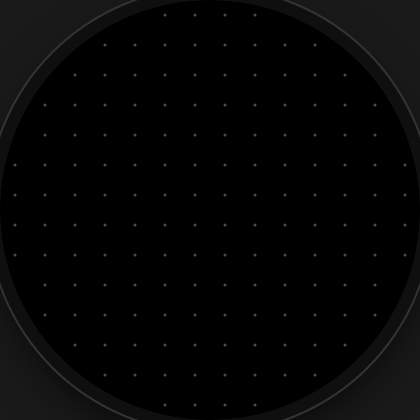
Frame 1 (no input)
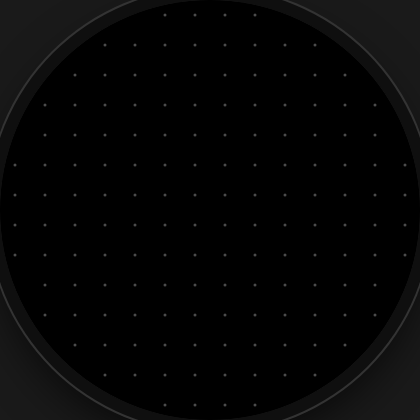
Frame 60 (no input)
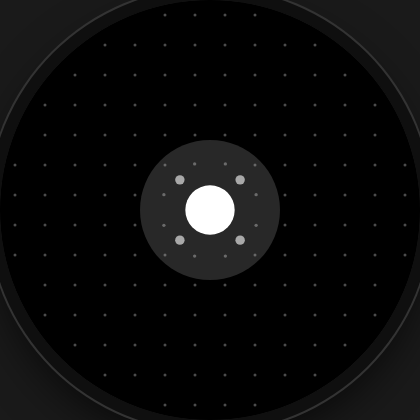
Frame 120 (the mouse pressed at the canvas centre since frame 60)

The p5.js sketch that drew these frames (run headless with seeded random() and noise() and a simulated clock; from frame 60 on, the mouse is pressed at the canvas centre):

// p5.js sketch
// ── sketch.js
// --- CONFIGURATION CONSTANTS ---
const CANVAS_SIZE = 420; // Watch face size
const SPACING = 30; // Distance between dots
const RADIUS = 50; // Radius of mouse influence
const MAX_FORCE = 120; // Strength of the push
const SPRING_STIFFNESS = 0.008; // Lower = looser/softer spring
const DAMPING = 0.9; // Higher (closer to 1) = slippery. 0.9 is watery.

// Shockwave Constants
const SHOCKWAVE_SPEED = 3; // How fast the wave travels
const LONG_PRESS_THRESHOLD = 15; // Frames before long-press activates (~0.5s)

// Dynamic Charging Config
const MAX_CHARGE_FRAMES = 60; // 60 frames = approx 1 second to reach max power
const MIN_WAVE_FORCE = 0.5; // Force for a quick tap
const MAX_WAVE_FORCE = 5; // Force for a full charge
const MIN_DECAY = 30; // Fast fade (short range) for weak waves
const MAX_DECAY = 8; // Slow fade (longer range) for strong waves

// --- GLOBAL VARIABLES ---
let particles = [];
let shockwaves = []; // Store active shockwaves
let cols, rows;
let interactionAnim = 0; // 0.0 to 1.0 tracking the circle's presence
let pressTimer = 0; // Tracks how long mouse is held
let pressStartX = 0; // To track original click position
let pressStartY = 0;

// Track the last interaction type to ensure correct fade-out animation
let lastInteractionType = "SINGLE"; // 'SINGLE' or 'DOUBLE'

function setup() {
  // Fixed size canvas (Watch face dimensions)
  let cnv = createCanvas(420, 420);

  // --- CENTERING LOGIC ---
  // Apply CSS to the body to center the canvas in the p5.js editor preview
  let body = document.querySelector("body");
  body.style.margin = "0";
  body.style.padding = "0";
  body.style.display = "flex";
  body.style.justifyContent = "center";
  body.style.alignItems = "center";
  body.style.height = "100vh";
  body.style.backgroundColor = "#1a1a1a"; // Dark gray background
  body.style.overflow = "hidden";

  // Optional: Add a rounded border and shadow to the canvas itself to simulate the watch
  cnv.style("border-radius", "50%");
  cnv.style(
    "box-shadow",
    "0 0 0 12px #0f0f0f, 0 0 0 14px #333, 0 20px 50px rgba(0,0,0,0.8)",
  );
  // -----------------------

  noStroke();
  noCursor();

  // Disable the context menu so Right Click works as an input
  document.oncontextmenu = function () {
    return false;
  };

  initParticles();
}

// --- TRACK CLICK START ---
function mousePressed() {
  if (mouseButton === LEFT) {
    pressStartX = mouseX;
    pressStartY = mouseY;
    pressTimer = 0;
  }
}

// --- HANDLE SHOCKWAVE RELEASE ---
function mouseReleased() {
  // Only trigger shockwave logic if it was a LEFT click
  if (mouseButton === LEFT) {
    // Trigger wave ONLY if held longer than threshold
    if (pressTimer > LONG_PRESS_THRESHOLD) {
      // Map the timer starting from the threshold
      let strength = map(
        pressTimer,
        LONG_PRESS_THRESHOLD,
        MAX_CHARGE_FRAMES,
        MIN_WAVE_FORCE,
        MAX_WAVE_FORCE,
        true,
      );
      let decay = map(
        strength,
        MIN_WAVE_FORCE,
        MAX_WAVE_FORCE,
        MIN_DECAY,
        MAX_DECAY,
      );

      shockwaves.push(new Shockwave(mouseX, mouseY, strength, decay));
    }
    pressTimer = 0; // Reset timer
  }
}

// --- HANDLE WINDOW RESIZE ---
function windowResized() {
  // No-op for fixed size watch face
}

// --- INITIALIZE GRID ---
function initParticles() {
  particles = [];
  cols = ceil(width / SPACING);
  rows = ceil(height / SPACING);

  // Center the grid calculation
  let startX = (width - (cols - 1) * SPACING) / 2;
  let startY = (height - (rows - 1) * SPACING) / 2;

  for (let i = 0; i < cols; i++) {
    for (let j = 0; j < rows; j++) {
      let x = startX + i * SPACING;
      let y = startY + j * SPACING;

      // OPTIONAL: Only add particles if they are inside the circle
      if (dist(x, y, width / 2, height / 2) < width / 2 - 5) {
        particles.push(new Particle(x, y, i, j));
      }
    }
  }
}

// --- MAIN RENDER LOOP ---
function draw() {
  background(0);

  // Define interaction points
  // If Left Click: Single point
  // If Right Click: Two points (Two finger tap simulation)
  let interactionPoints = [];

  // Only interact if mouse is actually ON the canvas (approx)
  let mouseInCanvas =
    mouseX >= 0 && mouseX <= width && mouseY >= 0 && mouseY <= height;

  if (mouseIsPressed && mouseInCanvas) {
    interactionAnim = lerp(interactionAnim, 1, 0.1);

    if (mouseButton === LEFT) {
      lastInteractionType = "SINGLE"; // Track state
      // Standard single point interaction
      interactionPoints.push({ x: mouseX, y: mouseY });

      // --- CHARGING LOGIC (Left Click Only) ---
      let dragDist = dist(mouseX, mouseY, pressStartX, pressStartY);
      if (dragDist < 10) {
        pressTimer++;
      } else {
        pressTimer = 0;
      }
    } else if (mouseButton === RIGHT) {
      lastInteractionType = "DOUBLE"; // Track state
      // Two finger tap simulation
      // Offset slightly left and right to simulate fingers
      interactionPoints.push({ x: mouseX - 20, y: mouseY + 8 });
      interactionPoints.push({ x: mouseX + 20, y: mouseY - 8 });

      // No charging on right click
      pressTimer = 0;
    }
  } else {
    interactionAnim = lerp(interactionAnim, 0, 0.3);
    if (pressTimer > 0 && !mouseIsPressed) pressTimer = 0;
  }

  // 1. VISUALS: Draw Interaction Circles
  if (interactionAnim > 0.01) {
    let alpha = 255 * interactionAnim;
    let currentSize = map(interactionAnim, 0, 1, RADIUS * 0.6, RADIUS);

    // Apply vibration if max charged (Left click only)
    if (mouseButton === LEFT && pressTimer >= MAX_CHARGE_FRAMES) {
      currentSize += sin(frameCount * 0.5) * 2;
    }

    noStroke();
    fill(255, alpha);

    // Draw active interaction points if user is currently pressing
    if (interactionPoints.length > 0) {
      for (let point of interactionPoints) {
        ellipse(point.x, point.y, currentSize);
      }
    } else {
      // If fading out (mouse released), we use the last known interaction type
      // to draw the correct ghost circles
      if (lastInteractionType === "DOUBLE") {
        ellipse(mouseX - 20, mouseY + 8, currentSize);
        ellipse(mouseX + 20, mouseY - 8, currentSize);
      } else {
        ellipse(mouseX, mouseY, currentSize);
      }
    }
  }

  // 2. Draw Charging Indicator (Left Click Only)
  if (mouseButton === LEFT && pressTimer > LONG_PRESS_THRESHOLD) {
    let effectiveTime = pressTimer - LONG_PRESS_THRESHOLD;
    let growSize = RADIUS + effectiveTime * 2;

    fill(255, 40);
    noStroke();
    ellipse(mouseX, mouseY, growSize);
  }

  // 3. Update & Draw Shockwaves
  for (let i = shockwaves.length - 1; i >= 0; i--) {
    shockwaves[i].update();
    shockwaves[i].show();
    if (shockwaves[i].isDead()) {
      shockwaves.splice(i, 1);
    }
  }

  // --- PARTICLE LOGIC ---
  for (let p of particles) {
    p.update(interactionPoints, shockwaves);
    p.show();
  }
}

// --- SHOCKWAVE CLASS ---
class Shockwave {
  constructor(x, y, strength, decay) {
    this.x = x;
    this.y = y;
    this.r = 10; // Initial radius
    this.opacity = 200;
    this.strength = strength; // Dynamic strength
    this.decay = decay; // Dynamic range control
  }

  update() {
    this.r += SHOCKWAVE_SPEED;
    this.opacity -= this.decay;
  }

  show() {
    noFill();
    stroke(255, 255, 255, this.opacity); // White
    strokeWeight(4);
    ellipse(this.x, this.y, this.r * 2);
    noStroke();
  }

  isDead() {
    return this.opacity <= 0;
  }
}

// --- PARTICLE CLASS ---
class Particle {
  constructor(x, y, colIndex, rowIndex) {
    this.baseX = x;
    this.baseY = y;
    this.x = x;
    this.y = y;
    this.vx = 0;
    this.vy = 0;
    this.size = 3;
  }

  update(interactionPoints, shockwaves) {
    // 1. Standard Interaction (Handles both Left and Right click via points array)
    // We loop through all active interaction points (1 or 2) and apply force from each
    if (interactionPoints.length > 0) {
      for (let point of interactionPoints) {
        let d = dist(point.x, point.y, this.x, this.y);
        if (d < RADIUS) {
          let angle = atan2(this.y - point.y, this.x - point.x);
          let normalizedDist = d / RADIUS;
          let force = MAX_FORCE * pow(1 - normalizedDist, 2);

          // Accumulate velocity
          this.vx += cos(angle) * force * 0.1;
          this.vy += sin(angle) * force * 0.1;
        }
      }
    }

    // 2. Shockwave Interaction
    for (let sw of shockwaves) {
      let d = dist(this.x, this.y, sw.x, sw.y);
      let distToWave = abs(d - sw.r);

      // If particle is within the wave front
      if (distToWave < 20) {
        let angle = atan2(this.y - sw.y, this.x - sw.x);

        // Force depends on the specific shockwave's strength
        let force = sw.strength * constrain(500 / d, 0.5, 2);

        this.vx += cos(angle) * force;
        this.vy += sin(angle) * force;
      }
    }

    // 3. Spring Force to Base Position
    let dx = this.baseX - this.x;
    let dy = this.baseY - this.y;

    this.vx += dx * SPRING_STIFFNESS;
    this.vy += dy * SPRING_STIFFNESS;

    // 4. Damping
    this.vx *= DAMPING;
    this.vy *= DAMPING;

    // 5. Update Position
    this.x += this.vx;
    this.y += this.vy;
  }

  show() {
    let displacement = dist(this.x, this.y, this.baseX, this.baseY);
    let alpha = map(displacement, 0, 50, 76, 255);
    alpha = constrain(alpha, 76, 255);

    let scaleFactor = map(displacement, 0, 50, 1, 6);
    scaleFactor = constrain(scaleFactor, 1, 6);
    let currentSize = this.size * scaleFactor;

    fill(255, 255, 255, alpha);
    ellipse(this.x, this.y, currentSize);
  }
}

// ── canvas.html
<!doctype html>
<html lang="en">
  <head>
    <meta charset="utf-8" />
    <title>Trackpad Interface - Water · Xianlin Lu</title>
    <link rel="stylesheet" href="style.css" />
    <script src="../vendor/p5.min.js"></script>
  </head>
  <body>
    <main></main>
    <script src="sketch.js"></script>
  </body>
</html>
